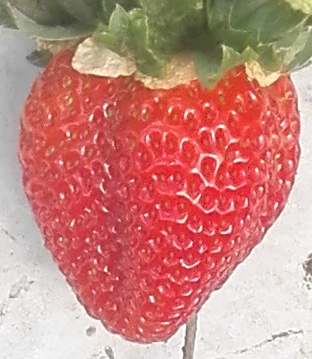
#> input picture Data/Pickable/fresa_000.jpg, 312 x 359 px; its folder holds 4 pictures in this run
$ python color_extraction.py
#> lines starting #> are read from the running program, lines starting #| are printed output that depends on the picture
### image_utils.py
import os
import cv2
import pandas as pd

IMAGE_EXTENSIONS = (".jpg", ".png")


def iter_labeled_images(input_dirs, size=(256, 256)):
    """Yield (filename, label, resized_image) for every image in each labeled directory."""
    for input_dir, label in input_dirs.items():
        for filename in os.listdir(input_dir):
            if filename.endswith(IMAGE_EXTENSIONS):
                image_path = os.path.join(input_dir, filename)
                image = cv2.imread(image_path)
                image = cv2.resize(image, size)
                yield filename, label, image


def compute_hsv_means(image):
    hsv_image = cv2.cvtColor(image, cv2.COLOR_BGR2HSV)
#> hsv_image: shape (256, 256, 3); mean H, S, V 63.3, 98.8, 200.7
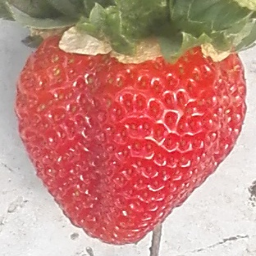
#> image: shape (256, 256, 3); mean B, G, R 125.7, 133.5, 199.8
    mean_h = hsv_image[:, :, 0].mean()
#> mean_h = 63.29
    mean_s = hsv_image[:, :, 1].mean()
#> mean_s = 98.81
    mean_v = hsv_image[:, :, 2].mean()
#> mean_v = 200.7
    return mean_h, mean_s, mean_v


# [8 lines left out: function append_features_csv, not called in this run]

### color_extraction.py
import pandas as pd

from image_utils import iter_labeled_images, compute_hsv_means, append_features_csv

# Input directories with labels
input_dirs = {
    "Data/Pickable": 1,      # Label 1 for ripe fruit
    "Data/UnPickable": 0     # Label 0 for unripe fruit
}

output_file = "fruit_hsv_features.csv"

features_list = []
for filename, label, image in iter_labeled_images(input_dirs):
    mean_h, mean_s, mean_v = compute_hsv_means(image)
#> mean_h = 63.29; mean_s = 98.81; mean_v = 200.7
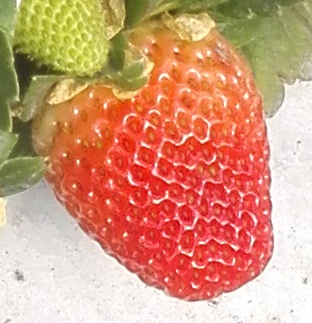
#> input picture Data/Pickable/fresa_001.jpg, 312 x 323 px
    features_list.append([filename, mean_h, mean_s, mean_v, label])
#> pass 2 of the loop `for filename, label, image in iter_labeled_images(input_dirs):`:
#> hsv_image: shape (256, 256, 3); mean H, S, V 23.4, 113.2, 211.9
#> in compute_hsv_means (call 2), `hsv_image = cv2.cvtColor(image, cv2.COLOR_BGR2HSV)`:
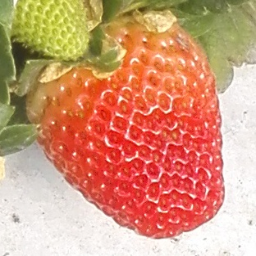
#> image: shape (256, 256, 3); mean B, G, R 120.9, 151.9, 211
#> in compute_hsv_means (call 2), `mean_h = hsv_image[:, :, 0].mean()`: mean_h = 23.39
#> in compute_hsv_means (call 2), `mean_s = hsv_image[:, :, 1].mean()`: mean_s = 113.2
#> in compute_hsv_means (call 2), `mean_v = hsv_image[:, :, 2].mean()`: mean_v = 211.9
#> `mean_h, mean_s, mean_v = compute_hsv_means(image)`: mean_h = 23.39; mean_s = 113.2; mean_v = 211.9
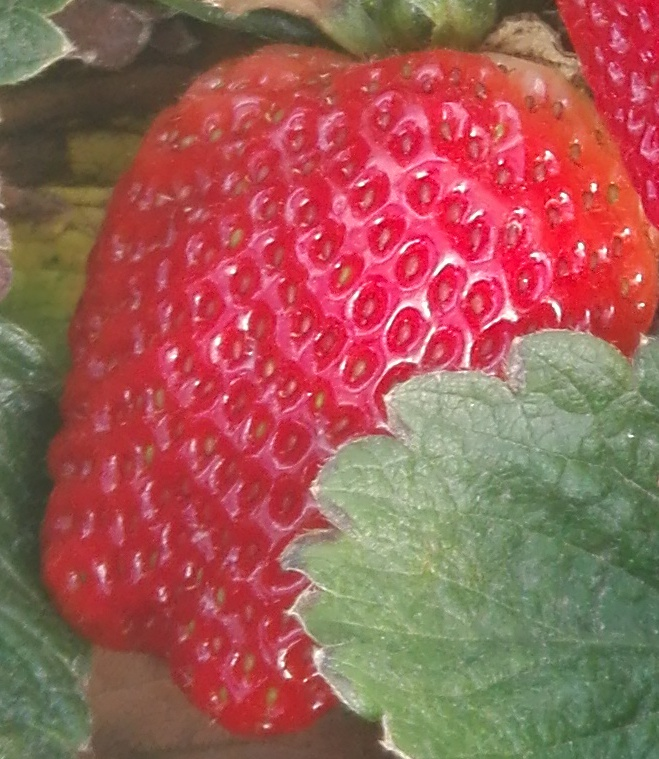
#> input picture Data/Pickable/fresa_002.jpg, 659 x 759 px
#> pass 3 of the loop `for filename, label, image in iter_labeled_images(input_dirs):`:
#> hsv_image: shape (256, 256, 3); mean H, S, V 83.2, 126.6, 164.8
#> in compute_hsv_means (call 3), `hsv_image = cv2.cvtColor(image, cv2.COLOR_BGR2HSV)`:
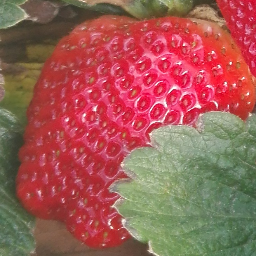
#> image: shape (256, 256, 3); mean B, G, R 85.2, 92.5, 158.3
#> in compute_hsv_means (call 3), `mean_h = hsv_image[:, :, 0].mean()`: mean_h = 83.16
#> in compute_hsv_means (call 3), `mean_s = hsv_image[:, :, 1].mean()`: mean_s = 126.6
#> in compute_hsv_means (call 3), `mean_v = hsv_image[:, :, 2].mean()`: mean_v = 164.8
#> `mean_h, mean_s, mean_v = compute_hsv_means(image)`: mean_h = 83.16; mean_s = 126.6; mean_v = 164.8
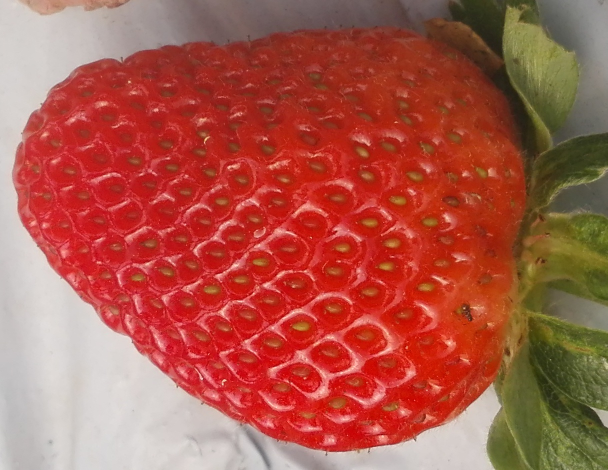
#> input picture Data/Pickable/fresa_006.jpg, 1215 x 940 px (shown at 1/2 size)
#> (the run stopped early here; a loop or call above may not have finished)
